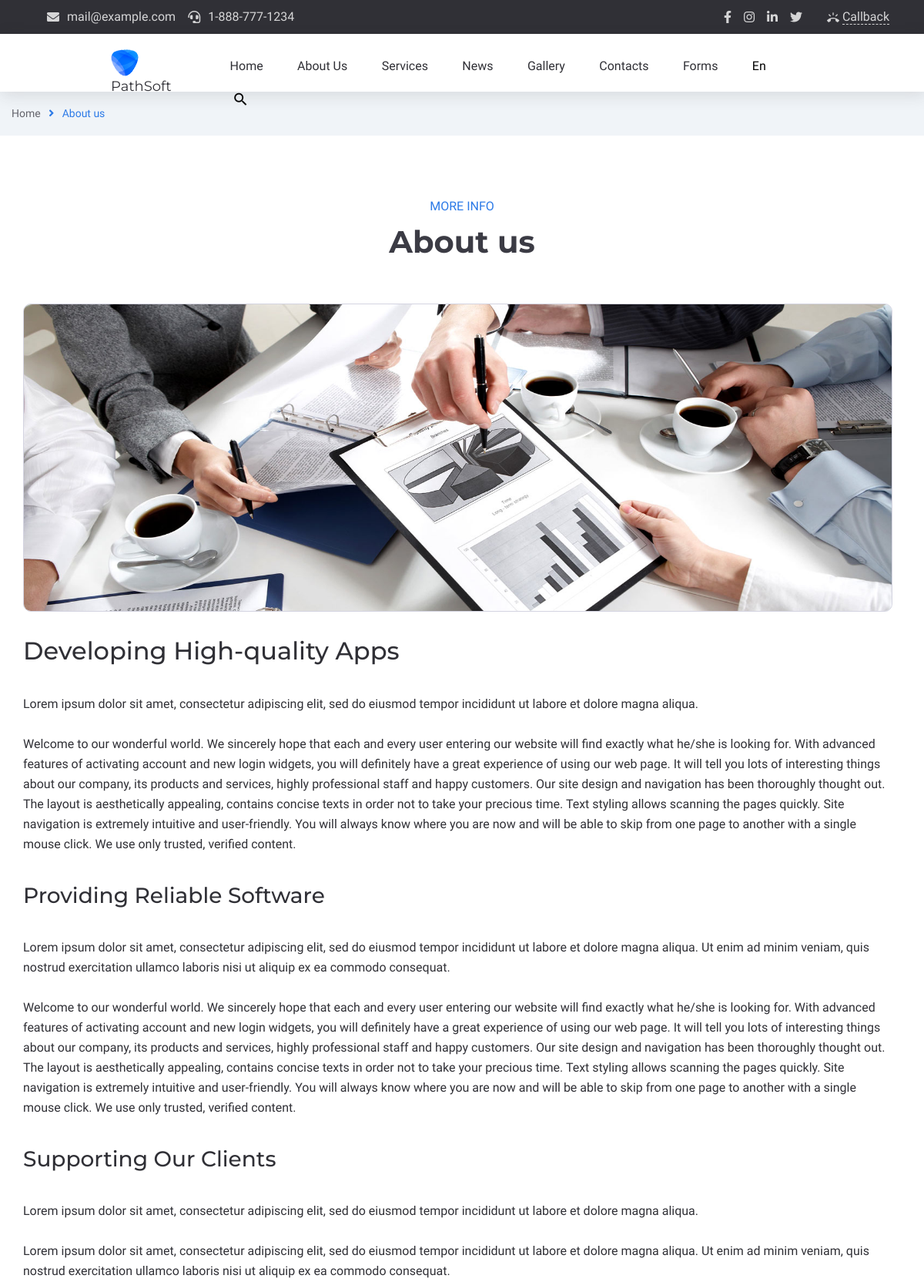
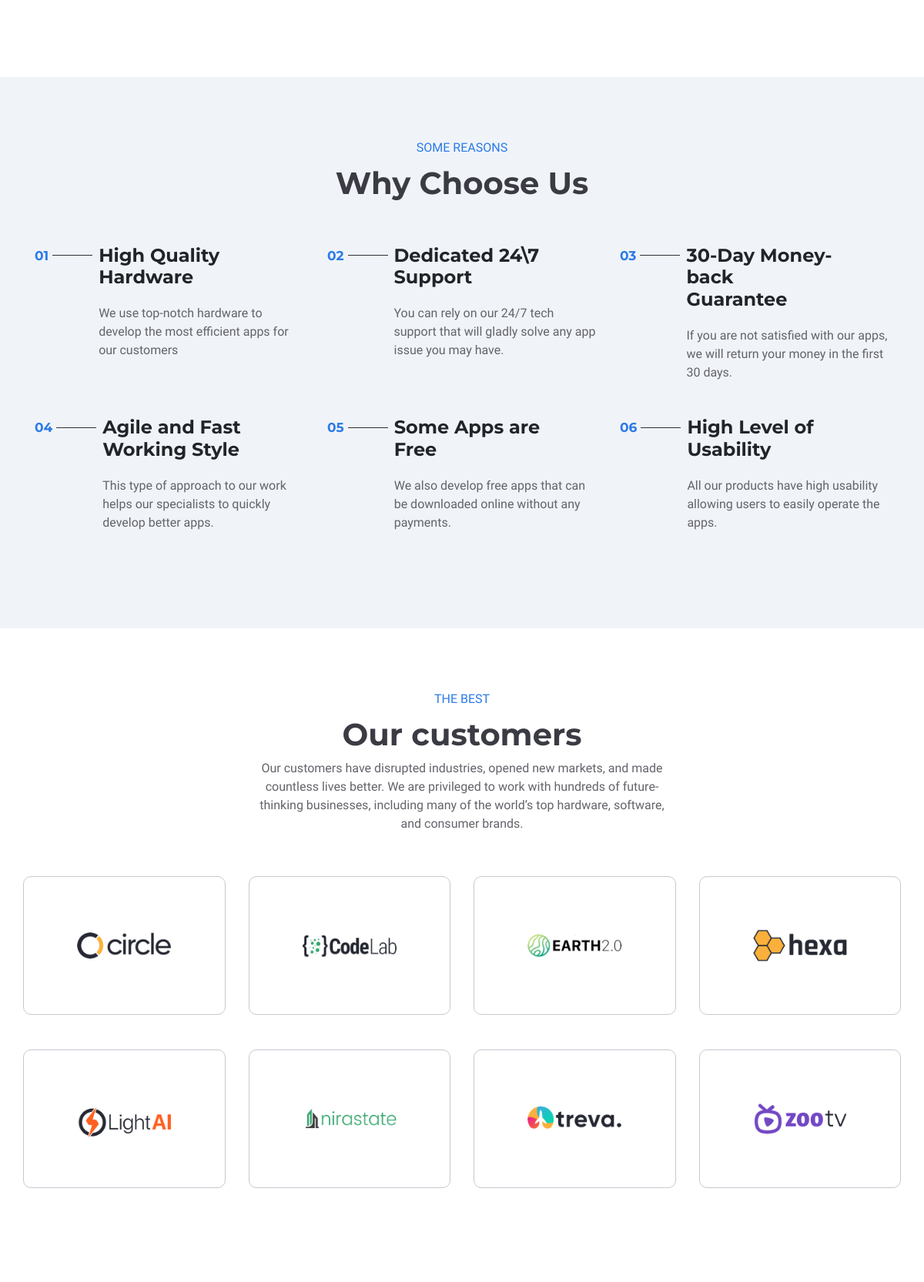
/about (upper part), run on the app's committed database (2 pictures, top to bottom).
### app/models.py (models this page shows)
class HeaderContact(db.Model):
    id=db.Column(db.Integer,primary_key=True)
    hc_content=db.Column(db.String(255))
    hc_icon_class=db.Column(db.String(255))
    hc_url=db.Column(db.String(255))

class HeaderSocialIcon(db.Model):
    id=db.Column(db.Integer,primary_key=True)
    hsi_name=db.Column(db.String(255))
    hsi_css_class=db.Column(db.String(255))
    hsi_url=db.Column(db.String(255))

class MeniuLogo(db.Model):
    id=db.Column(db.Integer,primary_key=True)
    logo_title=db.Column(db.String(255))
    logo_url=db.Column(db.String(255))
    logo_alt=db.Column(db.String(255))
    logo_img=db.Column(db.String(255))

class MeniuName(db.Model):
    id=db.Column(db.Integer,primary_key=True)
    meniu_title=db.Column(db.String(255))
    meniu_url=db.Column(db.String(255))
    meniu_icon=db.Column(db.String(255))

class ReasonTitle(db.Model):
    id=db.Column(db.Integer,primary_key=True)
    reason_subheading=db.Column(db.String(255))
    reason_title=db.Column(db.String(255))

class ReasonItem(db.Model):
    id=db.Column(db.Integer,primary_key=True)
    reasonitem_number=db.Column(db.String(255))
    reasonitem_title=db.Column(db.String(255))
    reasonitem_text=db.Column(db.String(255))

### main/routes.py (the view)
@app.route("/about")
def about_index():
    header_contacts=HeaderContact.query.all()
    headersocial_icons=HeaderSocialIcon.query.all()
    logos=MeniuLogo.query.all()
    meniu_names=MeniuName.query.all()
    reasonheadings=ReasonTitle.query.all()
    reasonitems=ReasonItem.query.all()
    return render_template("main/about.html", header_contacts=header_contacts, headersocial_icons=headersocial_icons, logos=logos, meniu_names=meniu_names, reasonheadings=reasonheadings, reasonitems=reasonitems)

### app/templates/main/about.html
{% extends "main/base.html" %}{% block contentmain %}
<section id="crumbs">
    <div class="container crumbs-bread">
        <div class="row">
            <div class="crumbs-info">
                <span class="crumbs-home"><a href="../main/index.html">Home</a></span> <i
                    class="fas fa-angle-right"></i>
                <span class="crumbs-about">About us</span>
            </div>
        </div>
    </div>
</section>
<section id="more-info-about-us">
    <div class="container section-padding">
        <div class="row">
            <div class="col-12">
                <div class="section-heading">
                    <span class="section-heading-span">MORE INFO</span>
                    <h2 class="section-heading-h2">About us </h2>
                </div>
            </div>
        </div>
        <div class="row">
            <div class="col-12">
                <div class="about-item">
                    <div class="about-img">
                        <img src="/static/uploads/about-img.jpg" alt="">
                    </div>
                    <h2>Developing High-quality Apps</h2>
                    <p>Lorem ipsum dolor sit amet, consectetur adipiscing elit, sed do eiusmod tempor incididunt ut
                        labore et dolore magna aliqua.</p>
                    <p>Welcome to our wonderful world. We sincerely hope that each and every user entering our
                        website
                        will
                        find exactly what he/she is looking for. With advanced features of activating account and
                        new
                        login
                        widgets, you will definitely have a great experience of using our web page. It will tell you
                        lots of
                        interesting things about our company, its products and services, highly professional staff
                        and
                        happy
                        customers. Our site design and navigation has been thoroughly thought out. The layout is
                        aesthetically appealing, contains concise texts in order not to take your precious time.
                        Text
                        styling allows scanning the pages quickly. Site navigation is extremely intuitive and
                        user-friendly.
                        You will always know where you are now and will be able to skip from one page to another
                        with a
                        single mouse click. We use only trusted, verified content.</p>
                    <h3>Providing Reliable Software</h3>
                    <p>Lorem ipsum dolor sit amet, consectetur adipiscing elit, sed do eiusmod tempor incididunt ut
                        labore et dolore magna aliqua. Ut enim ad minim veniam, quis nostrud exercitation ullamco
                        laboris nisi ut aliquip ex ea commodo consequat.</p>
                    <p>Welcome to our wonderful world. We sincerely hope that each and every user entering our
                        website will find exactly what he/she is looking for. With advanced features of activating
                        account and new login widgets, you will definitely have a great experience of using our web
                        page. It will tell you lots of interesting things about our company, its products and
                        services, highly professional staff and happy customers. Our site design and navigation has
                        been thoroughly thought out. The layout is aesthetically appealing, contains concise texts
                        in order not to take your precious time. Text styling allows scanning the pages quickly.
                        Site navigation is extremely intuitive and user-friendly. You will always know where you are
                        now and will be able to skip from one page to another with a single mouse click. We use only
                        trusted, verified content.</p>
                    <h3>Supporting Our Clients</h3>
                    <p>Lorem ipsum dolor sit amet, consectetur adipiscing elit, sed do eiusmod tempor incididunt ut
                        labore et dolore magna aliqua.</p>
                    <p>Lorem ipsum dolor sit amet, consectetur adipiscing elit, sed do eiusmod tempor incididunt ut
                        labore et dolore magna aliqua. Ut enim ad minim veniam, quis nostrud exercitation ullamco
                        laboris nisi ut aliquip ex ea commodo consequat.</p>
                </div>
            </div>
        </div>
    </div>
</section>
<section id="reasons" class="section-padding">
    <div class="container">
        <div class="row ">
            <div class="col-12">
                {% for reasonheading in reasonheadings %}
                <div class="section-heading">
                    <span class="section-heading-span">{{reasonheading.reason_subheading}}</span>
                    <h2 class="section-heading-h2">{{reasonheading.reason_title}}</h2>
                </div>
                {% endfor %}
            </div>
        </div>
        <div class="row justify-content-center">
            {% for reasonitem in reasonitems %}
            <div class="col-4 col-margin">
                <div class="reasons-item">
                    <div class="reasons-item-number"><span>{{reasonitem.reasonitem_number}}</span></div>
                    <div class="reasons-item-info">
                        <h4>{{reasonitem.reasonitem_title}}</h4>
                        <p>{{reasonitem.reasonitem_text}}</p>
                    </div>
                </div>
            </div>
            {% endfor %}
        </div>
    </div>
</section>
<section id="customers">
    <div class="container section-padding">
        <div class="row ">
            <div class="col-12">
                <div class="section-heading">
                    <span class="section-heading-span">THE BEST</span>
                    <h2 class="section-heading-h2">Our customers</h2>
                    <div class="col-6 margin-auto-ab">
                        <p>Our customers have disrupted industries, opened new markets, and made countless lives better.
                            We are privileged to work with hundreds of future-thinking businesses, including many of the
                            world’s top hardware, software, and consumer brands.</p>
                    </div>
                </div>
            </div>
        </div>
        <div class="row">
            <div class="col-3  col-margin">
                <div class="customers-item">
                    <img src="/static/uploads/costum1.png" alt="">
                </div>
            </div>
            <div class="col-3 col-margin">
                <div class="customers-item">
                    <img src="/static/uploads/costum2.png" alt="">
                </div>
            </div>
            <div class="col-3 col-margin">
                <div class="customers-item">
                    <img src="/static/uploads/costum3.png" alt="">
                </div>
            </div>
            <div class="col-3 col-margin">
                <div class="customers-item">
                    <img src="/static/uploads/costum4.png" alt="">
                </div>
            </div>
            <div class="col-3 col-margin">
                <div class="customers-item">
                    <img src="/static/uploads/costum5.png" alt="">
                </div>
            </div>
            <div class="col-3 col-margin">
                <div class="customers-item">
                    <img src="/static/uploads/costum6.png" alt="">
                </div>
            </div>
            <div class="col-3 col-margin">
                <div class="customers-item">
                    <img src="/static/uploads/costum7.png" alt="">
                </div>
            </div>
            <div class="col-3 col-margin">
                <div class="customers-item">
                    <img src="/static/uploads/costum8.png" alt="">
                </div>
            </div>
        </div>
    </div>
</section>
{% endblock %}

### app/templates/main/base.html (shortened to what this page needs)
<!doctype html>
<html lang="en">
<head>
    <link rel="stylesheet" href="https://cdnjs.cloudflare.com/ajax/libs/font-awesome/5.15.3/css/all.min.css"
 />
    <link rel="stylesheet" href="https://cdn.jsdelivr.net/npm/bootstrap-icons@1.4.1/font/bootstrap-icons.css">
    <link rel="stylesheet" href="https://stackpath.bootstrapcdn.com/bootstrap/4.3.1/css/bootstrap.min.css"
>
    <link rel="stylesheet" href="static/main/css/style.css">
    <link rel="stylesheet" href="/static/main/css/about.css">
</head>
<body>
    <header id="header">
        <nav id="header-contact">
            <div class="container con">
                <div class="row align-items-center justify-content-between">
                    <div class="col-auto">
                        <ul class="header-top-info align-items-center justify-content-between d-flex">
                            {% for header_contact in header_contacts %}
                            <li>
                                <a href="{{header_contact.hc_url}}">
                                    <i class="{{header_contact.hc_icon_class}}"></i>
                                    <span>{{header_contact.hc_content}}</span>
                                </a>
                            </li>
                            {% endfor %}
                        </ul>
                    </div>
                    <div class="col-auto">
                        <div class="header-top-links align-items-center justify-content-between d-flex ">
                            <ul class="social-links">
                                {% for headersocial_icon in headersocial_icons %}
                                <li>
                                    <a href="{{headersocial_icon.hsi_url}}"><i
                                            class="{{headersocial_icon.hsi_css_class}}"></i></a>
                                </li>
                                {% endfor %}
                            </ul>
                            <div class="header-top-btn">
                                <a href="#" class="header-call-back-link">
                                    <i class="material-icons">ring_volume</i>
                                    <span>Callback</span>
                                </a>
                            </div>
                        </div>
                    </div>
                </div>
            </div>
        </nav>
        <section id="meniu-bar">
            <div class="meniu-nav">
                {% for logo in logos %}
                <div class="logo">
                    <a href="{{logo.logo_url}}"><img src="static/uploads/{{logo.logo_img}}" alt="{{logo.logo_alt}}">
                        <span>{{logo.logo_title}}</span>
                    </a>
                </div>
                {% endfor %}
                <div class="meniu-item">
                    <ul>
                        {% for meniu_name in meniu_names %}
                        <li>
                            <a href="{{meniu_name.meniu_url}}" class="menu-list-to"
                                data-title="{{meniu_name.meniu_title}}">
                                <span data-title="{{meniu_name.meniu_title}}"> {{meniu_name.meniu_title}}</span>
                                <i class="{{meniu_name.meniu_icon}}"></i>
                            </a>
                        </li>
                        {% endfor %}
                        <li class="menu-search">
                            <a href="http://">
                                <i class="material-icons md-22 header-search-ico-search">search</i></a>
                        </li>
                    </ul>
                </div>
            </div>
        </section>
    </header>
    {% block contentmain %}
    {% endblock %}
</body>
</html>

### data on the page
HeaderContact: hc_content "mail@example.com"
HeaderContact: hc_content "1-888-777-1234"
MeniuLogo: logo_img (picture), logo_title "PathSoft"
MeniuName: meniu_title "Home"
MeniuName: meniu_title "About Us"
MeniuName: meniu_title "Services"
MeniuName: meniu_title "News"
MeniuName: meniu_title "Gallery"
MeniuName: meniu_title "Contacts"
MeniuName: meniu_title "Forms"
MeniuName: meniu_title "En"
ReasonTitle: reason_subheading "SOME REASONS", reason_title "Why Choose Us"
ReasonItem: reasonitem_number "01", reasonitem_title "High Quality Hardware", reasonitem_text "We use top-notch hardware to develop the most efficient apps for our customers"
ReasonItem: reasonitem_number "02", reasonitem_title "Dedicated 24\\7 Support", reasonitem_text "You can rely on our 24/7 tech support that will gladly solve any app issue you may have."
ReasonItem: reasonitem_number "03", reasonitem_title "30-Day Money-back Guarantee", reasonitem_text "If you are not satisfied with our apps, we will return your money in the first 30 days."
ReasonItem: reasonitem_number "04", reasonitem_title "Agile and Fast Working Style", reasonitem_text "This type of approach to our work helps our specialists to quickly develop better apps."
ReasonItem: reasonitem_number "05", reasonitem_title "Some Apps are Free", reasonitem_text "We also develop free apps that can be downloaded online without any payments."
ReasonItem: reasonitem_number "06", reasonitem_title "High Level of Usability", reasonitem_text "All our products have high usability allowing users to easily operate the apps."
